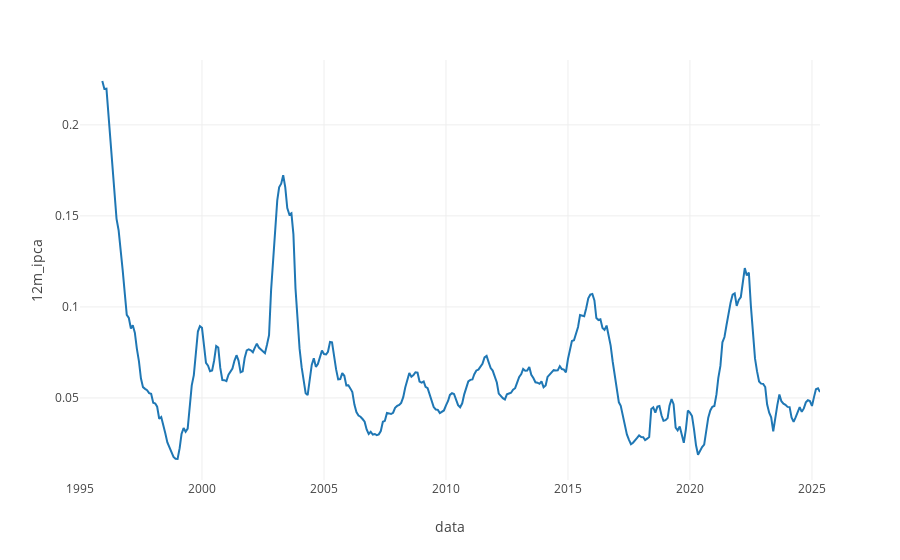

Write notebook code for a chart like this one.
### Code cell
fig = px.line(df_br,
              x='data',
              y='12m_ipca',
              template='none',
              width=None)
fig

### Figure 1 — Plotly figure (JSON) as saved in the notebook; plotly's stock layout.template omitted (floating-point values rounded to 4 significant figures; data arrays with more than 128 entries replaced by an {"elided": "..."} marker saying what was removed)
{"data": [{"hovertemplate": "data=%{x}<br>12m_ipca=%{y}<extra></extra>", "legendgroup": "", "line": {"color": "#1F77B4", "dash": "solid"}, "marker": {"symbol": "circle"}, "mode": "lines", "name": "", "orientation": "v", "showlegend": false, "type": "scatter", "x": {"elided": "365 str values"}, "xaxis": "x", "y": {"elided": "365 float values"}, "yaxis": "y"}], "layout": {"legend": {"tracegroupgap": 0}, "margin": {"t": 60}, "xaxis": {"anchor": "y", "domain": [0, 1], "title": {"text": "data"}}, "yaxis": {"anchor": "x", "domain": [0, 1], "title": {"text": "12m_ipca"}}}}
